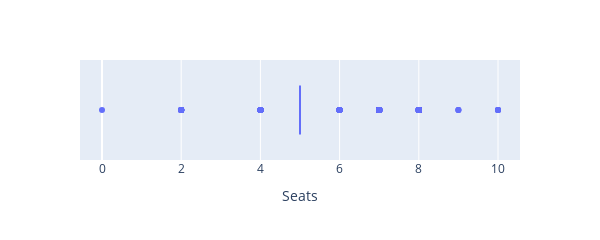

The notebook cell this image was saved under:
### Code cell
px.box(x = df['Seats'], width= 600 , height= 200, labels={'x':'Seats'})

### Figure 1 — Plotly figure (JSON) as saved in the notebook; plotly's stock layout.template omitted (floating-point values rounded to 4 significant figures; data arrays with more than 128 entries replaced by an {"elided": "..."} marker saying what was removed)
{"data": [{"alignmentgroup": "True", "hovertemplate": "Seats=%{x}<extra></extra>", "legendgroup": "", "marker": {"color": "#636efa"}, "name": "", "notched": false, "offsetgroup": "", "orientation": "h", "showlegend": false, "type": "box", "x": {"elided": "6019 int values"}, "x0": " ", "xaxis": "x", "y0": " ", "yaxis": "y"}], "layout": {"boxmode": "group", "height": 200, "legend": {"tracegroupgap": 0}, "margin": {"t": 60}, "width": 600, "xaxis": {"anchor": "y", "domain": [0, 1], "title": {"text": "Seats"}}, "yaxis": {"anchor": "x", "domain": [0, 1]}}}
